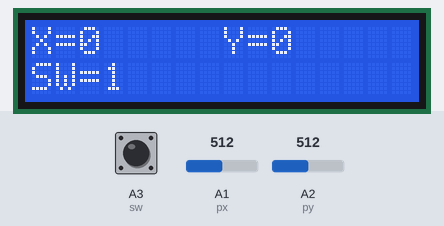
This sketch was run on a simulated Arduino Mega 2560, built with avr-gcc and run on an emulated ATmega2560. Parts: 16×2 character LCD. The test bench sets the inputs (shaded band); at power-on: A1 (px) = 512, A2 (py) = 512, A3 (sw) HIGH.

Above: at 1.2 s.
1.3 s: A1 (px) set to 716
At 2.3 s:
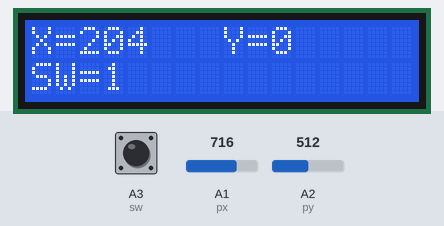
2.8 s: A2 (py) set to 485
At 4.1 s:
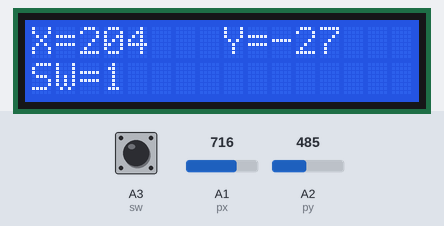
5.8 s: A3 (sw) pulled LOW for 0.15 s
At 5.9 s:
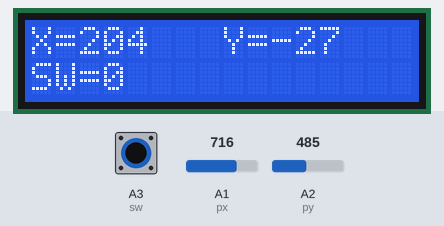
7.5 s: A2 (py) set to 511
At 8.2 s:
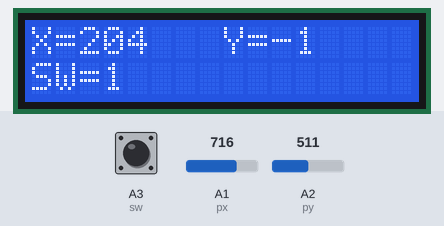
9.0 s: A3 (sw) pulled LOW for 1 s
At 9.8 s:
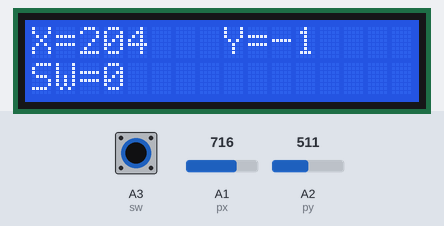
11.5 s: A1 (px) set to 900
At 12.6 s:
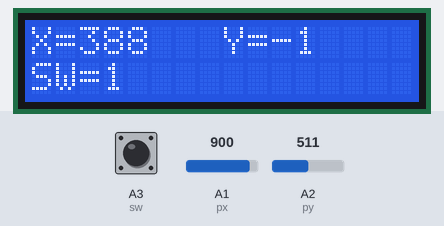
Timing chart, 0 to 14.5 s (numbered marks = the images above; inputs shaded):
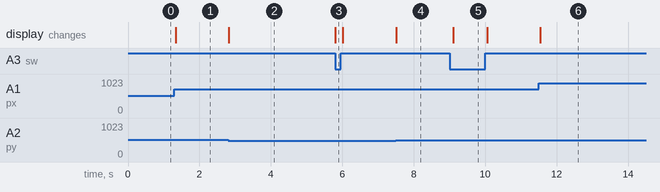

Measured:
- after the input at 1.3 s, the display: changes at once (image 1)
- after the input at 2.8 s, the display: changes at once (image 2)
- after the input at 5.8 s, the display: changes at once (image 3)
- after the input at 7.5 s, the display: changes at once (image 4)
- after the input at 9.0 s, the display: changes after 0.10 s (image 5)
- after the input at 11.5 s, the display: changes at once (image 6)

The sketch:

2-11-2.ino
```cpp
#include <LiquidCrystal.h>
int px =A1;
int py =A2;
int sw =A3;
int value = 0;
int x0 =0;
int y0 =0;
int swstate =0;
LiquidCrystal lcd(49,48,47,43,42,41);

void setup()
{
    pinMode(sw, INPUT_PULLUP);
    y0 = analogRead(py);
    x0 = analogRead(px);
    lcd.begin(16,2);
}

void loop()
{
    int x,y,value;
    lcd.clear();

    lcd.setCursor(0,0);
    lcd.print("X=      Y=   ");
    lcd.setCursor(0,1);
    lcd.print("SW=");
    value=analogRead(px);
    x=value-x0;
    value=analogRead(py);
    y=value-y0;
    swstate=digitalRead(sw);

    lcd.setCursor(2,0);
    lcd.print(x);


    lcd.setCursor(10,0);
    lcd.print(y);

    lcd.setCursor(3,1);
    lcd.print(swstate);

    delay(100);


}
```
